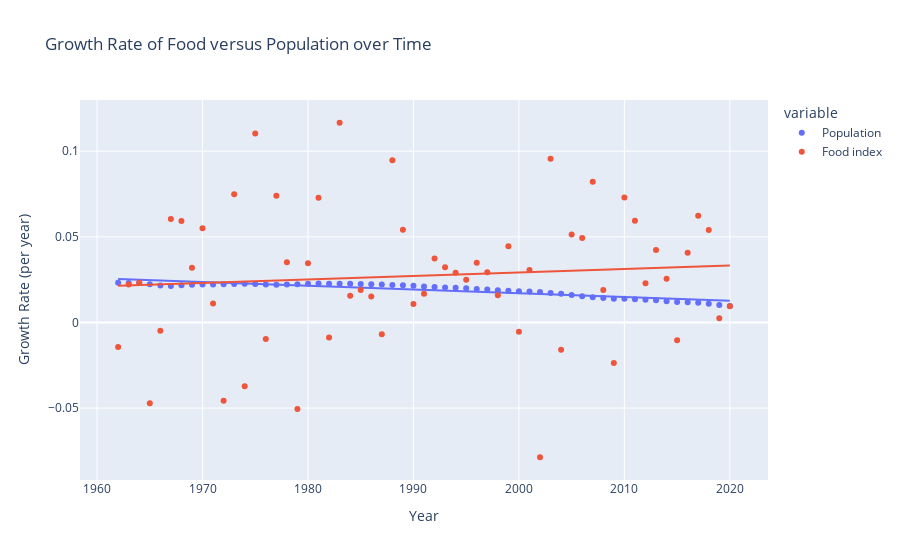

Notebook source saved alongside this figure:
### Code cell
import plotly.express as px

#plt.plot(ag['date'], np.log(ag['Population']))
#plt.plot(ag['date'], ag['Food index'])
ag_idx = ag.set_index(ag['date']).drop(columns=['date'])
ag_asc = ag_idx.sort_index()
rates = np.log(ag_asc).diff().dropna()
#rates
px.scatter(rates, 
           x=rates.index, 
           y=['Population', 'Food index'], 
           labels={
               'value': 'Growth Rate (per year)',
               'date': 'Year'
           },
           title='Growth Rate of Food versus Population over Time',
           trendline='ols')#, data=pop_growth_rate)
#px.scatter(rates, x=rates.index, y='Food index', trendline='ols')#, data=pop_growth_rate)
